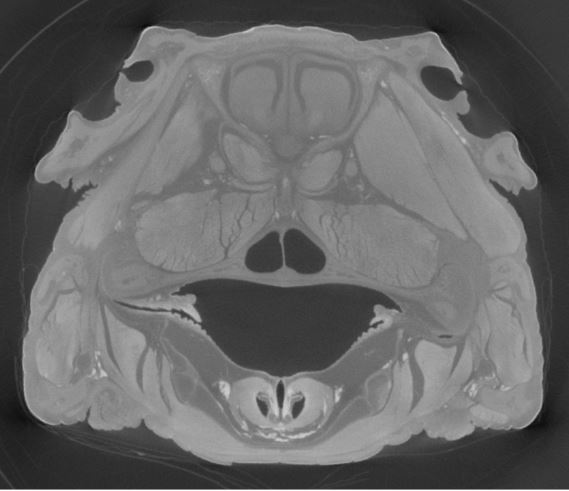
#> input picture med.jpg, 569 x 491 px
$ python Original_function.py
#> lines starting #> are read from the running program, lines starting #| are printed output that depends on the picture
#> further down, image is the input picture: shape (491, 569, 3); min 11, max 255, mean 102.4
import numpy as np
import matplotlib.pyplot as plt
from skimage import io
import cv2

#INTERPOLATION FUNCTION
def interpolate(subBin,LU,RU,LB,RB,subX,subY):
    subImage = np.zeros(subBin.shape)
    num = subX*subY
    for i in range(subX):
        inverseI = subX-i
        for j in range(subY):
            inverseJ = subY-j
            val = subBin[i,j].astype(int)
            subImage[i,j] = np.floor((inverseI*(inverseJ*LU[val] + j*RU[val])+ i*(inverseJ*LB[val] + j*RB[val]))/float(num))
    return subImage

#CLAHE FUNCTION
#ALL UTILITY FUNCTIONS COMBINED INTO ONE FUNCTION
def clahe(img,clipLimit,nrBins=128,nrX=0,nrY=0):
    '''img - Input image
       clipLimit - Normalized clipLimit. Higher value gives more contrast
       nrBins - Number of graylevel bins for histogram
       nrX - Number of contextial regions in X direction
       nrY - Number of Contextial regions in Y direction'''
#> called with clipLimit = 8, nrBins = 0, nrX = 0, nrY = 0
    h,w = img.shape
#> h = 491; w = 569
    if clipLimit==1:
        return
    nrBins = max(nrBins,128)
    if nrX==0:
        #Taking dimensions of each contextial region to be a square of 32X32
        xsz = 32
        ysz = 32
        nrX = np.ceil(h/xsz).astype(int)#240
#> nrX = 16
        #Excess number of pixels to get an integer value of nrX and nrY
        excX= int(xsz*(nrX-h/xsz))
#> excX = 21
        nrY = np.ceil(w/ysz).astype(int)#320
#> nrY = 18
        excY= int(ysz*(nrY-w/ysz))
#> excY = 7
        #Pad that number of pixels to the image
        if excX!=0:
            img = np.append(img,np.zeros((excX,img.shape[1])).astype(int),axis=0)
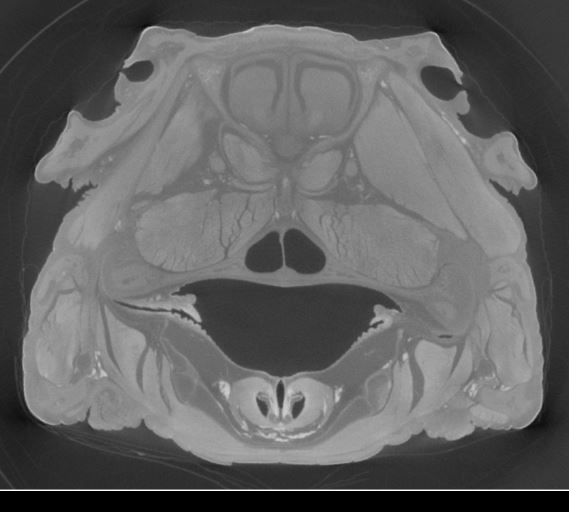
#> img: shape (512, 569) int64; min 0, max 255, mean 98.2
        if excY!=0:
            img = np.append(img,np.zeros((img.shape[0],excY)).astype(int),axis=1)
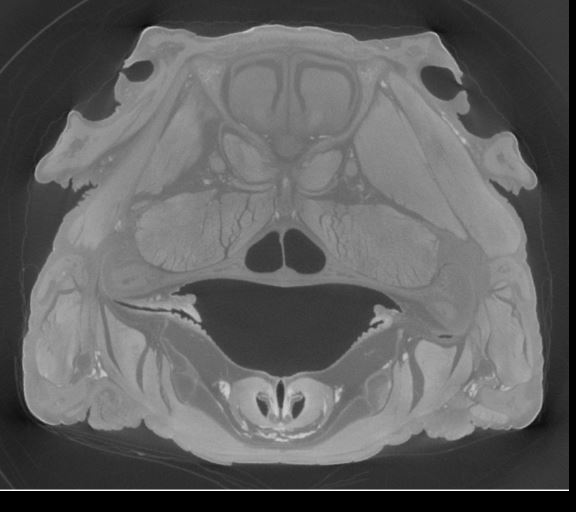
#> img: shape (512, 576) int64; min 0, max 255, mean 97
    else:
        xsz = round(h/nrX)
        ysz = round(w/nrY)

    nrPixels = xsz*ysz
    xsz2 = round(xsz/2)
    ysz2 = round(ysz/2)
    claheimg = np.zeros(img.shape)

    if clipLimit > 0:
        clipLimit = max(1,clipLimit*xsz*ysz/nrBins)
    else:
        clipLimit = 50

    #makeLUT (Look up table)
    print("...Make the LUT...")
    minVal = 0 #np.min(img)
    maxVal = 255 #np.max(img)

    #maxVal1 = maxVal + np.maximum(np.array([0]),minVal) - minVal
    #minVal1 = np.maximum(np.array([0]),minVal)

    binSz = np.floor(1+(maxVal-minVal)/float(nrBins))
    LUT = np.floor((np.arange(minVal,maxVal+1)-minVal)/float(binSz))

    #BACK TO CLAHE
    bins = LUT[img]
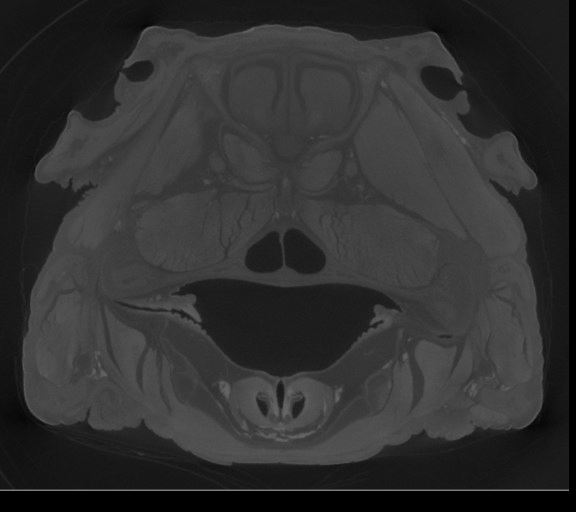
#> bins: shape (512, 576) float64; min 0, max 127, mean 48.3
    print(bins.shape)
#| (512, 576)
    #makeHistogram
    print("...Making the Histogram...")
    hist = np.zeros((nrX,nrY,nrBins))
    print(nrX,nrY,hist.shape)
#| 16 18 (16, 18, 128)
    for i in range(nrX):
        for j in range(nrY):
            bin_ = bins[i*xsz:(i+1)*xsz,j*ysz:(j+1)*ysz].astype(int)
            for i1 in range(xsz):
                for j1 in range(ysz):
                    hist[i,j,bin_[i1,j1]]+=1

    #clipHistogram
    print("...Clipping the Histogram...")
    if clipLimit>0:
        for i in range(nrX):
            for j in range(nrY):
                nrExcess = 0
                for nr in range(nrBins):
                    excess = hist[i,j,nr] - clipLimit
                    if excess>0:
                        nrExcess += excess

                binIncr = nrExcess/nrBins
                upper = clipLimit - binIncr
                for nr in range(nrBins):
                    if hist[i,j,nr] > clipLimit:
                        hist[i,j,nr] = clipLimit
                    else:
                        if hist[i,j,nr]>upper:
                            nrExcess += upper - hist[i,j,nr]
                            hist[i,j,nr] = clipLimit
                        else:
                            nrExcess -= binIncr
                            hist[i,j,nr] += binIncr

                if nrExcess > 0:
                    stepSz = max(1,np.floor(1+nrExcess/nrBins))
                    for nr in range(nrBins):
                        nrExcess -= stepSz
                        hist[i,j,nr] += stepSz
                        if nrExcess < 1:
                            break

    #mapHistogram
    print("...Mapping the Histogram...")
    map_ = np.zeros((nrX,nrY,nrBins))
    #print(map_.shape)
    scale = (maxVal - minVal)/float(nrPixels)
    for i in range(nrX):
        for j in range(nrY):
            sum_ = 0
            for nr in range(nrBins):
                sum_ += hist[i,j,nr]
                map_[i,j,nr] = np.floor(min(minVal+sum_*scale,maxVal))

    #BACK TO CLAHE
    #INTERPOLATION
    print("...interpolation...")
    xI = 0
    for i in range(nrX+1):
        if i==0:
            subX = int(xsz/2)
            xU = 0
            xB = 0
        elif i==nrX:
            subX = int(xsz/2)
            xU = nrX-1
            xB = nrX-1
        else:
            subX = xsz
            xU = i-1
            xB = i

        yI = 0
        for j in range(nrY+1):
            if j==0:
                subY = int(ysz/2)
                yL = 0
                yR = 0
            elif j==nrY:
                subY = int(ysz/2)
                yL = nrY-1
                yR = nrY-1
            else:
                subY = ysz
                yL = j-1
                yR = j
            UL = map_[xU,yL,:]
            UR = map_[xU,yR,:]
            BL = map_[xB,yL,:]
            BR = map_[xB,yR,:]
            #print("CLAHE vals...")
            subBin = bins[xI:xI+subX,yI:yI+subY]
            #print("clahe subBin shape: ",subBin.shape)
            subImage = interpolate(subBin,UL,UR,BL,BR,subX,subY)
            claheimg[xI:xI+subX,yI:yI+subY] = subImage
            yI += subY
        xI += subX
#> this loop made 17 passes
#> (subX, xI) on passes 1, 17: (16, 16), (16, 512)
#> xI on passes 2 to 7: 48, 80, 112, 144, 176, 208
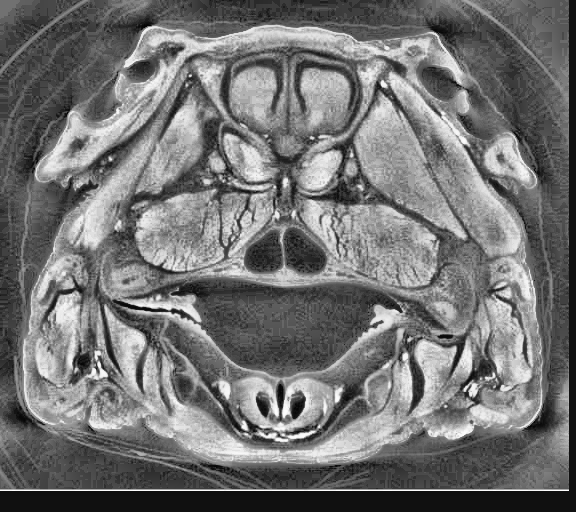
#> claheimg: shape (512, 576) float64; min 3, max 254, mean 114.7
#> after the loop, xI = 512

    if excX==0 and excY!=0:
        return claheimg[:,:-excY]
    elif excX!=0 and excY==0:
        return claheimg[:-excX,:]
    elif excX!=0 and excY!=0:
        return claheimg[:-excX,:-excY]
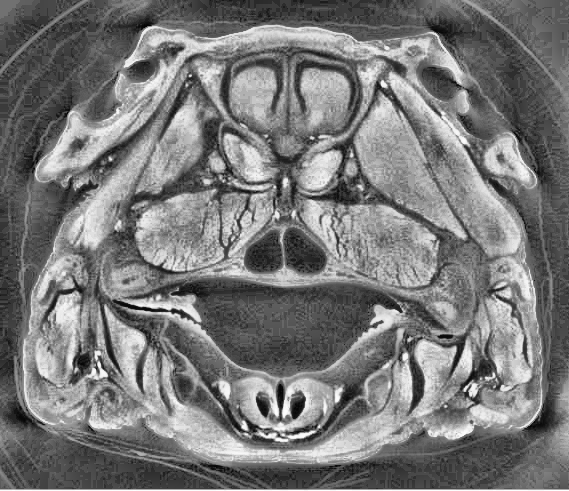
#> returned value: shape (491, 569) float64; min 3, max 254, mean 120.3
    else:
        return claheimg

image = io.imread('med.jpg')
clahe_img = clahe(image[:,:,0],8,0,0)
cv2.imwrite('clahe1.jpg',clahe_img)
#clipLimit = 8 for medical datasets
#and setting xsz and ysz = 32
#and calculating nrX and nrY

fig,axs = plt.subplots(1,2,figsize=(200,100))
axs[0].imshow(image[:,:,0],cmap='gray')
axs[1].imshow(clahe_img,cmap='gray')
plt.show()
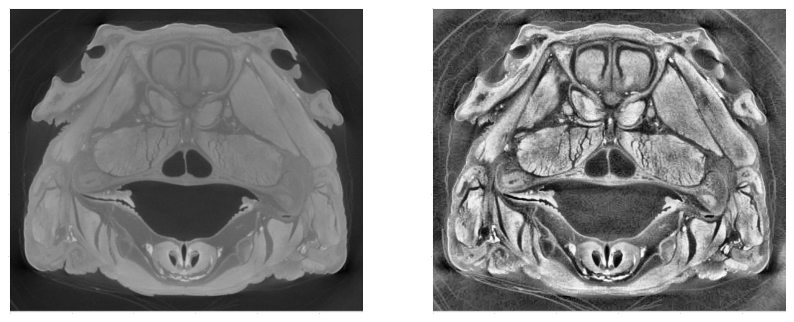
#> figure drawn by matplotlib, 2 panels
